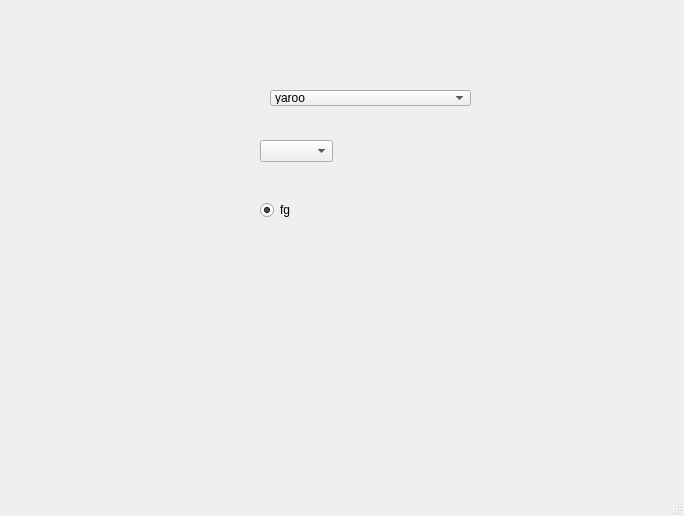
<?xml version="1.0" encoding="UTF-8"?>
<ui version="4.0">
 <class>MainWindow</class>
 <widget class="QMainWindow" name="MainWindow">
  <property name="geometry">
   <rect>
    <x>0</x>
    <y>0</y>
    <width>684</width>
    <height>516</height>
   </rect>
  </property>
  <property name="windowTitle">
   <string>MainWindow</string>
  </property>
  <property name="toolTip">
   <string>&lt;html&gt;&lt;head/&gt;&lt;body&gt;&lt;p&gt;hafeza&lt;/p&gt;&lt;p&gt;mard nekoonam namirad ehtemalan&lt;/p&gt;&lt;/body&gt;&lt;/html&gt;</string>
  </property>
  <widget class="QWidget" name="centralwidget">
   <widget class="QRadioButton" name="radioButton">
    <property name="geometry">
     <rect>
      <x>260</x>
      <y>200</y>
      <width>95</width>
      <height>20</height>
     </rect>
    </property>
    <property name="text">
     <string>fg</string>
    </property>
    <property name="checked">
     <bool>true</bool>
    </property>
   </widget>
   <widget class="QComboBox" name="comboBox">
    <property name="geometry">
     <rect>
      <x>270</x>
      <y>90</y>
      <width>201</width>
      <height>16</height>
     </rect>
    </property>
    <item>
     <property name="text">
      <string>yaroo</string>
     </property>
    </item>
    <item>
     <property name="text">
      <string>lamasab</string>
     </property>
    </item>
   </widget>
   <widget class="QComboBox" name="comboBox_2">
    <property name="geometry">
     <rect>
      <x>260</x>
      <y>140</y>
      <width>73</width>
      <height>22</height>
     </rect>
    </property>
   </widget>
  </widget>
  <widget class="QMenuBar" name="menubar">
   <property name="geometry">
    <rect>
     <x>0</x>
     <y>0</y>
     <width>684</width>
     <height>26</height>
    </rect>
   </property>
  </widget>
  <widget class="QStatusBar" name="statusbar"/>
 </widget>
 <resources/>
 <connections/>
</ui>
